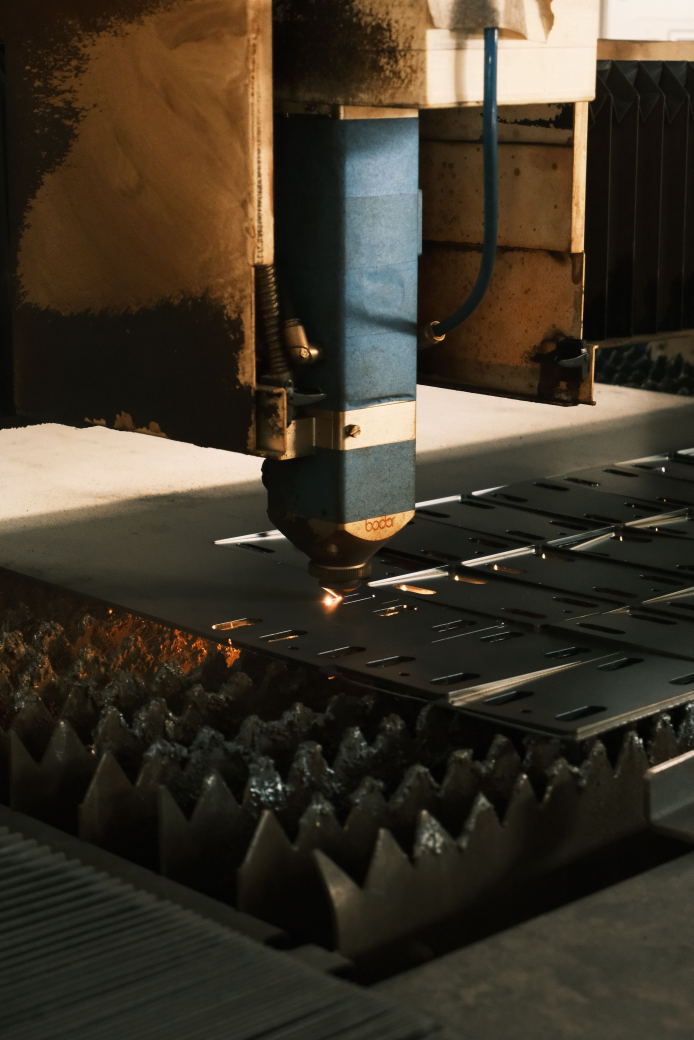
#> input picture photos/activites/decoupe-plasma/01.jpg, 4160 x 6240 px (shown at 1/6 size); its folder holds only this picture in this run
$ python build_site.py
#> lines starting #> are read from the running program, lines starting #| are printed output that depends on the picture
#!/usr/bin/env python3
"""Construit le site : optimise les photos du dossier photos/ et génère data/media.json."""
import json,re,shutil,unicodedata
from pathlib import Path
from PIL import Image,ImageOps
try:
    import pillow_heif;pillow_heif.register_heif_opener()
#> (this line was passed over: pillow_heif is not available in this run)
except Exception:pass
ROOT=Path(__file__).resolve().parent.parent;PH=ROOT/'photos';OUT=ROOT/'_site'
IMG={'.jpg','.jpeg','.png','.webp','.heic','.heif'};VID={'.mp4','.webm','.mov'}
nat=lambda s:[int(t) if t.isdigit() else t.lower() for t in re.split(r'(\d+)',str(s))]
def safe(s):
    s=unicodedata.normalize('NFKD',s).encode('ascii','ignore').decode().lower()
    return re.sub(r'[^a-z0-9]+','-',s).strip('-') or 'x'
def conv(f):
    rel=f.relative_to(PH);b='/'.join(safe(p) for p in rel.parts[:-1])+'/'+safe(rel.stem);b=b.lstrip('/')
    full=OUT/'media'/(b+'.webp');th=OUT/'media'/(b+'.thumb.webp');full.parent.mkdir(parents=True,exist_ok=True)
    try:
        im=ImageOps.exif_transpose(Image.open(f));im=im.convert('RGBA' if ('A' in im.getbands() or im.mode=='P') else 'RGB')
        for p,n,q in((full,1800,80),(th,800,78)):
            c=im.copy();c.thumbnail((n,n));c.save(p,'WEBP',quality=q)
    except Exception as e:
        print('IGNORÉE (image illisible) :',f,e);return None
    return {'f':'/media/'+b+'.webp','t':'/media/'+b+'.thumb.webp'}
ls=lambda d:sorted(d.iterdir(),key=lambda p:nat(p.name)) if d.is_dir() else []
pics=lambda d:[c for c in (conv(f) for f in ls(d) if f.is_file() and f.suffix.lower() in IMG) if c]
def info(d):
    o={};k=None;f=d/'info.txt'
    if f.exists():
        for ln in f.read_text(encoding='utf-8-sig').splitlines():
            m=re.match(r'^\s*(titre|lieu|type|description)\s*:\s*(.*)$',ln,re.I)
            if m:k=m.group(1).lower();o[k]=m.group(2).strip()
            elif k and ln.strip():o[k]+=' '+ln.strip()
    return o
def guess(n):
    n=safe(n)
    for key,v in(('garde','Garde-corps'),('portail','Portail'),('escalier','Escalier'),('plasma','Découpe plasma'),('decoupe','Découpe plasma'),('pliage','Pliage')):
        if key in n:return v
    return 'Réalisation'
if OUT.exists():shutil.rmtree(OUT)
shutil.copytree(ROOT,OUT,ignore=shutil.ignore_patterns('.git','.github','tools','_site','photos','*.md','LISEZ-MOI*'))
M={'video':None,'activities':{},'realisations':[],'team':[],'logos':[]}
for x in ls(PH/'video'):
    if x.suffix.lower() in VID:
        (OUT/'media/video').mkdir(parents=True,exist_ok=True);n=safe(x.stem)+x.suffix.lower()
        shutil.copy2(x,OUT/'media/video'/n);M['video']='/media/video/'+n
        if x.stat().st_size>30e6:print('ATTENTION : vidéo de plus de 30 Mo, pensez à la compresser')
        break
for d in ls(PH/'activites'):
    if d.is_dir():M['activities'][safe(d.name)]=pics(d)
#> this loop made 2 passes
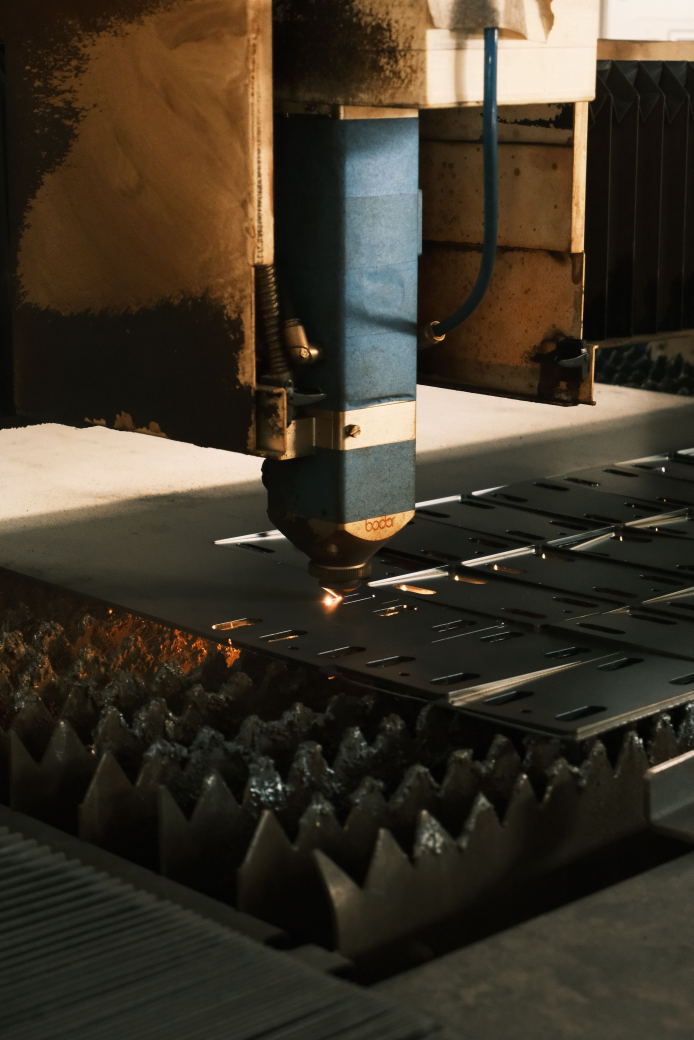
#> input picture photos/activites/decoupe-plasma/01.jpg, 4160 x 6240 px (shown at 1/6 size)
#> pass 1, in conv, `c = im.copy()`:
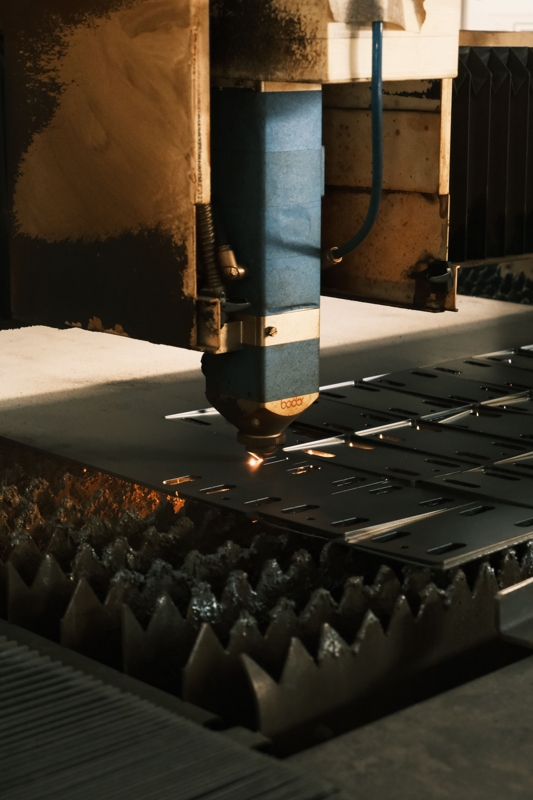
#> saved as 01.thumb.webp: PIL image 533x800 RGB; mean R, G, B 61.8, 53.7, 40.6
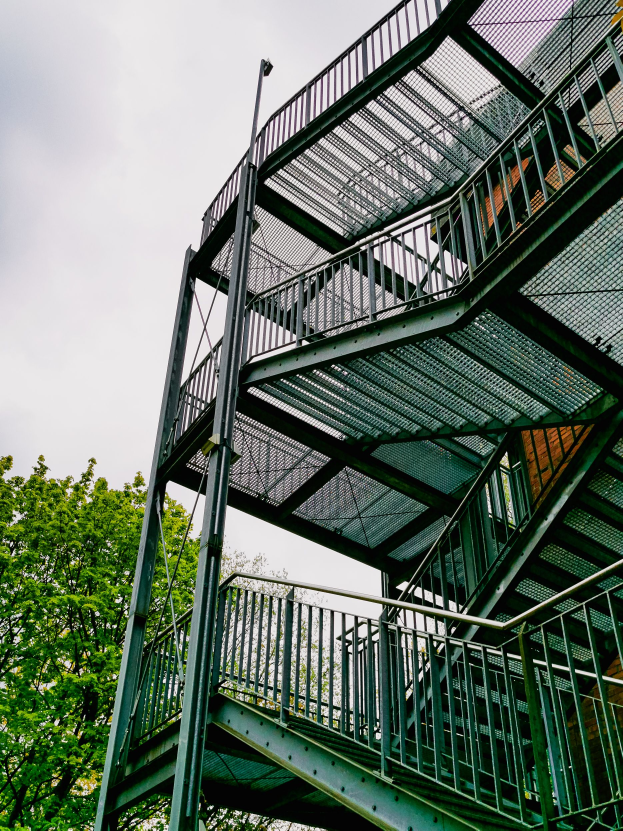
#> input picture photos/activites/escaliers/pexels-talal-12040382.jpg, 1868 x 2491 px (shown at 1/3 size)
#> pass 2, in conv (call 2), `c = im.copy()`:
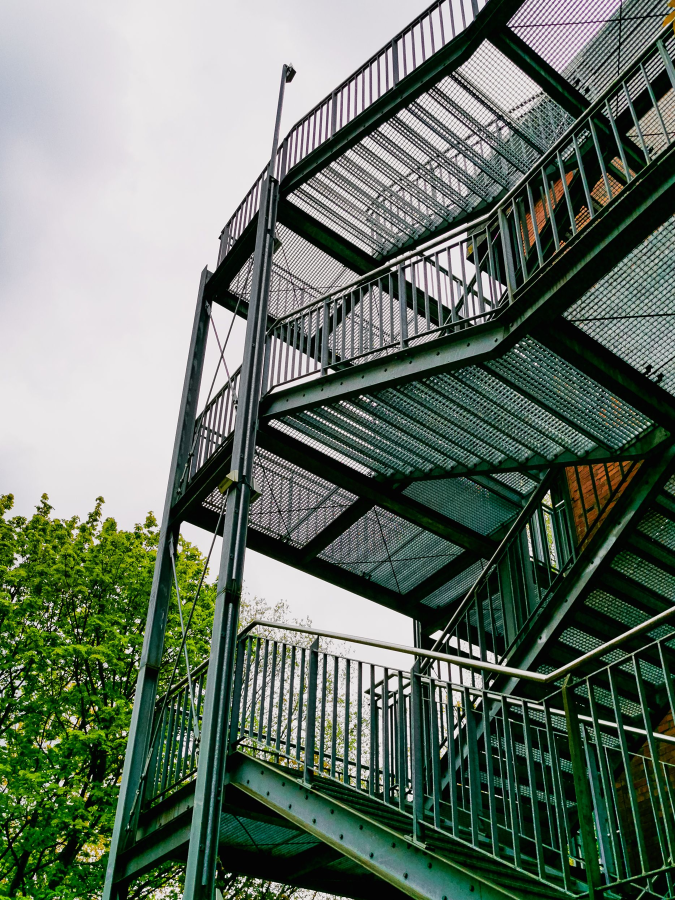
#> saved as pexels-talal-12040382.webp: PIL image 1350x1800 RGB (shown at 1/2 size); mean R, G, B 102.2, 114.9, 102.4
#> pass 2, in conv (call 2), `c = im.copy()`:
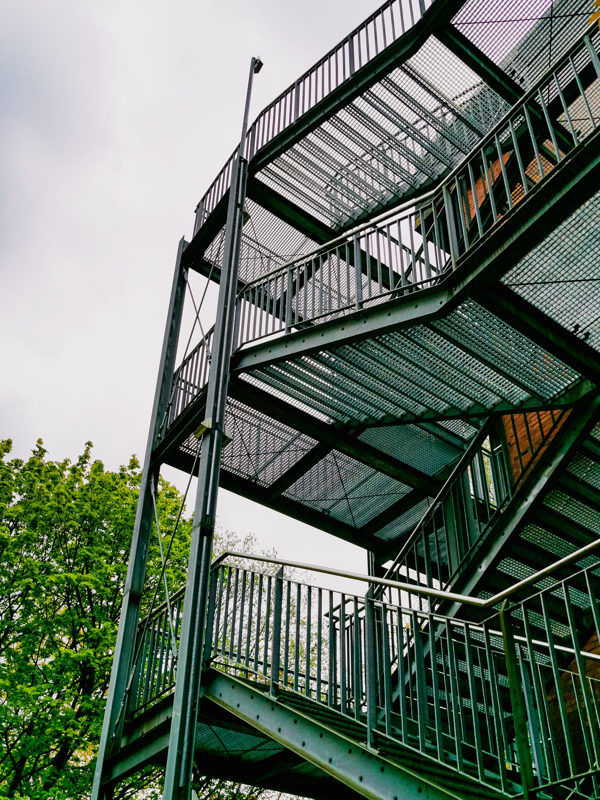
#> saved as pexels-talal-12040382.thumb.webp: PIL image 600x800 RGB; mean R, G, B 102.3, 114.9, 102.4
for d in sorted([x for x in ls(PH/'realisations') if x.is_dir()],key=lambda p:nat(p.name),reverse=True):
    p=pics(d)
    if not p:continue
    i=info(d);nm=re.sub(r'^(\d{4}[-_.]\d{2}([-_.]\d{2})?|\d+)[-_.\s]*','',d.name).replace('-',' ').replace('_',' ').strip()
    M['realisations'].append({'id':safe(d.name),'title':i.get('titre') or nm.capitalize() or d.name,'place':i.get('lieu',''),'type':i.get('type') or guess(d.name),'description':i.get('description',''),'images':p})
for f in ls(PH/'equipe'):
    if f.is_file() and f.suffix.lower() in IMG:
        n,_,r=re.sub(r'^\d+[\s._-]+','',f.stem).partition(' - ');c=conv(f)
        if c:M['team'].append({'name':n.strip(),'role':r.strip(),'img':c['t']})
for f in ls(PH/'logos'):
    if f.suffix.lower()=='.svg':
        dst=OUT/'media/logos'/(safe(f.stem)+'.svg');dst.parent.mkdir(parents=True,exist_ok=True);shutil.copy2(f,dst);M['logos'].append({'src':'/media/logos/'+dst.name,'alt':f.stem})
    elif f.is_file() and f.suffix.lower() in IMG:
        c=conv(f)
        if c:M['logos'].append({'src':c['t'],'alt':f.stem})
(OUT/'data').mkdir(exist_ok=True);(OUT/'data/media.json').write_text(json.dumps(M,ensure_ascii=False),encoding='utf-8')
print('Réalisations :',len(M['realisations']),'| Équipe :',len(M['team']),'| Logos :',len(M['logos']),'| Vidéo :',M['video'] or 'aucune','| Activités :',{k:len(v) for k,v in M['activities'].items()})
